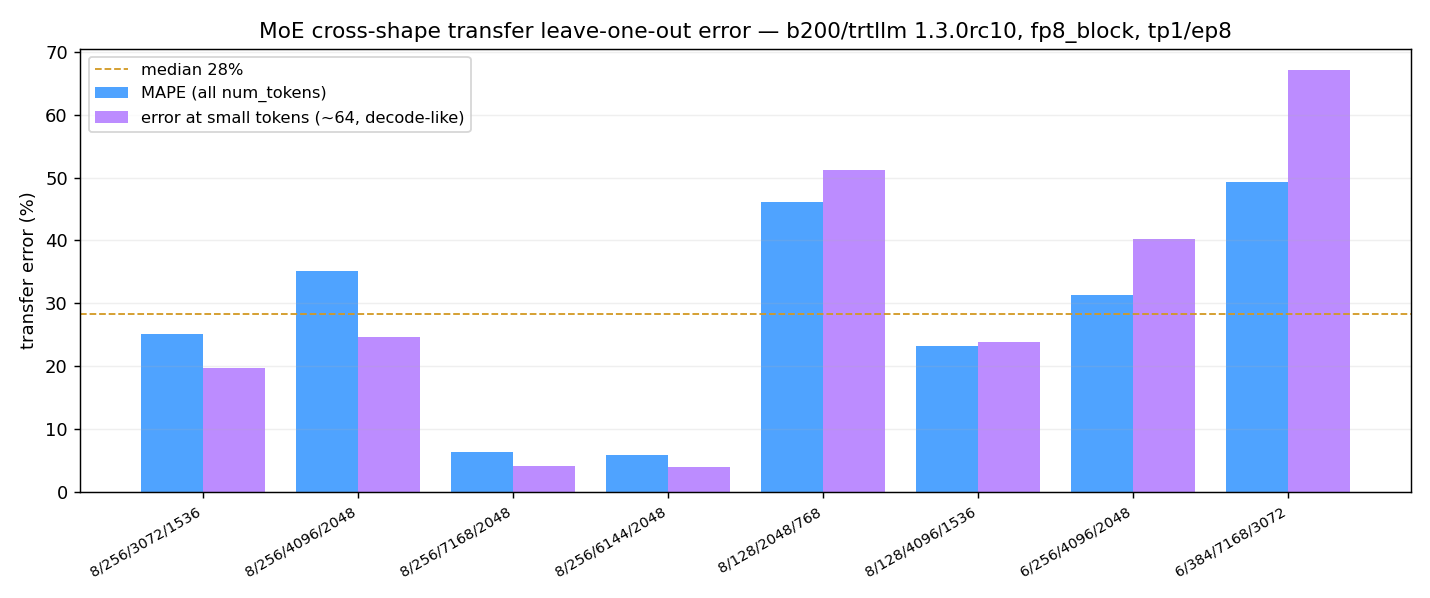

This chart was generated by the following Python code:
"""Leave-one-out accuracy of the MoE cross-shape transfer (the path M3 relies on).

For every collected MoE config (fp8_block, tp1/ep8, b200/trtllm 1.3.0rc10):
  1. ground truth = its real silicon latency at each collected num_tokens point;
  2. transfer estimate = drop this config from the candidate pool, force EMPIRICAL,
     so it borrows the nearest OTHER config's util curve re-scaled by its own SOL;
  3. error = |transfer - silicon| / silicon.

This quantifies how much the (topk, experts, hidden, inter) util-transfer hypothesis
costs — the same mechanism that estimates M3's unseen (topk4, 128, 6144/3072) MoE.
"""

import logging

logging.disable(logging.WARNING)

import numpy as np

from aiconfigurator.sdk import common
from aiconfigurator.sdk.operations import util_empirical
from aiconfigurator.sdk.operations.moe import MoE
from aiconfigurator.sdk.perf_database import get_database

QM = common.MoEQuantMode.fp8_block
WL = "power_law_1.01"
TP, EP = 1, 8


def latency_of(node, tok):
    pt = node[tok]
    return float(pt["latency"]) if isinstance(pt, dict) else float(pt)


def main():
    db = get_database("b200_sxm", "trtllm", "1.3.0rc10")
    MoE.load_data(db)
    wl_data = db._moe_data[QM][WL]

    configs = []
    for tk in wl_data:
        for ne in wl_data[tk]:
            for hs in wl_data[tk][ne]:
                for isz in wl_data[tk][ne][hs]:
                    node = wl_data[tk][ne][hs].get(isz, {}).get(TP, {}).get(EP)
                    if node:
                        configs.append((tk, ne, hs, isz, node))

    print(f"{'held-out (tk,exp,h,i)':>26} {'borrowed-from':>22} {'MAPE':>7} {'pts'}")
    all_err = []
    for tk, ne, hs, isz, node in configs:
        parent = wl_data[tk][ne][hs][isz][TP]
        saved = parent.pop(EP)  # drop this config from the pool

        # nearest remaining neighbor (for reporting) in normalized-log space
        others = [(t, n, h, i) for (t, n, h, i, _nd) in configs if (t, n, h, i) != (tk, ne, hs, isz)]
        feats = np.log(np.array([(tk, ne, hs, isz)] + others, dtype=float))
        mu, sd = feats.mean(0), feats.std(0)
        sd[sd == 0] = 1
        norm = (feats - mu) / sd
        d = np.linalg.norm(norm[1:] - norm[0], axis=1)
        borrowed = others[int(d.argmin())]

        toks = sorted(saved.keys())
        sample = toks[:: max(1, len(toks) // 6)]
        tok_decode = min(toks, key=lambda t: abs(t - 64))  # M3 decode: MoE sees ~bs=64 tokens
        errs, err_small = [], None
        for tok in [tok_decode] + sample:
            util_empirical._GRID_CACHE.clear()
            if hasattr(db, "clear_runtime_caches"):
                db.clear_runtime_caches()
            est = float(
                db.query_moe(
                    num_tokens=tok,
                    hidden_size=hs,
                    inter_size=isz,
                    topk=tk,
                    num_experts=ne,
                    moe_tp_size=TP,
                    moe_ep_size=EP,
                    quant_mode=QM,
                    workload_distribution=WL,
                    is_context=True,
                    database_mode=common.DatabaseMode.EMPIRICAL,
                )
            )
            e = abs(est - latency_of(saved, tok)) / latency_of(saved, tok)
            if err_small is None:
                err_small = 100 * e  # first iter is toks[0]
            else:
                errs.append(e)

        parent[EP] = saved  # restore
        mape = 100 * float(np.mean(errs))
        all_err.append((mape, err_small, (tk, ne, hs, isz), borrowed))
        print(f"{(tk, ne, hs, isz)!s:>26} {borrowed!s:>22} {mape:>6.1f}% {err_small:>9.1f}% {len(sample)}")

    mapes = [a[0] for a in all_err]
    smalls = [a[1] for a in all_err]
    print(
        f"\nMoE cross-shape transfer LOO MAPE (all tokens): mean {np.mean(mapes):.1f}%  "
        f"median {np.median(mapes):.1f}%  max {np.max(mapes):.1f}%"
    )
    print(f"  at small num_tokens (decode regime ~64): mean {np.mean(smalls):.1f}%  median {np.median(smalls):.1f}%")
    print(
        "(M3 borrows topk6/256/4096/2048 for its topk4/128/6144/3072 MoE — the largest extrapolation; "
        "topk=4 has no same-topk neighbour in the pool at all.)"
    )

    import matplotlib

    matplotlib.use("Agg")
    import matplotlib.pyplot as plt

    labels = [f"{a[2][0]}/{a[2][1]}/{a[2][2]}/{a[2][3]}" for a in all_err]
    x = np.arange(len(labels))
    fig, ax = plt.subplots(figsize=(11, 4.6))
    ax.bar(x - 0.2, mapes, 0.4, label="MAPE (all num_tokens)", color="#4fa3ff")
    ax.bar(x + 0.2, smalls, 0.4, label="error at small tokens (~64, decode-like)", color="#bc8cff")
    ax.axhline(np.median(mapes), color="#d29922", ls="--", lw=1, label=f"median {np.median(mapes):.0f}%")
    ax.set_xticks(x)
    ax.set_xticklabels(labels, rotation=30, ha="right", fontsize=8)
    ax.set_ylabel("transfer error (%)")
    ax.set_title("MoE cross-shape transfer leave-one-out error — b200/trtllm 1.3.0rc10, fp8_block, tp1/ep8")
    ax.legend(fontsize=9)
    ax.grid(alpha=0.2, axis="y")
    fig.tight_layout()
    import os

    out = os.path.join(os.path.dirname(os.path.abspath(__file__)), "loo_moe_transfer.png")
    fig.savefig(out, dpi=130)
    print("saved", out)


if __name__ == "__main__":
    main()
